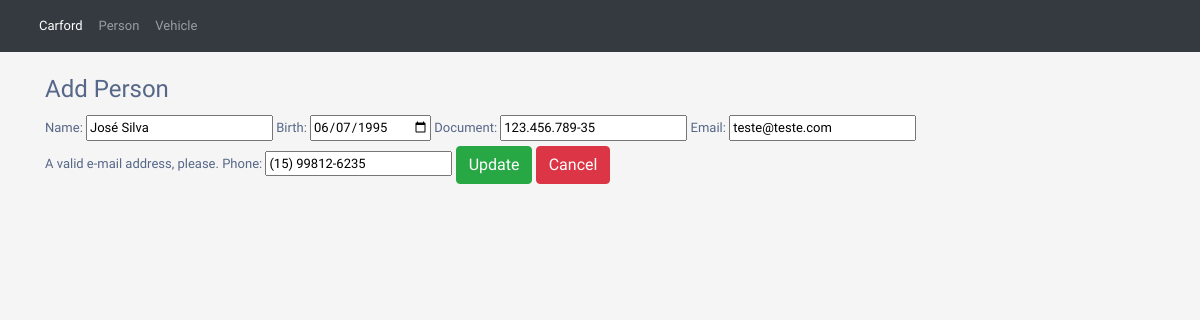
The page /update_person/14 on the database its author committed.
### app/models.py (models this page shows, shortened)
class Person(models.Model):
    name = models.CharField(max_length=200, blank=True, null=True)
    birth = models.DateField(blank=True, null=True)
    document = models.CharField(max_length=15, blank=True, null=True)
    email = models.EmailField(max_length=50, blank=True, null=True)
    phone = models.CharField(max_length=15, blank=True, null=True)
    sale_opportunity = models.BooleanField(default = True)

### app/views.py (the view)
# urls.py: path('update_person/<id>', views.update_person, name='update_person'),
def update_person(request, id, template_name = "update_person.html"):
    context = {}
    obj = get_object_or_404(Person, id = id)
    form = PersonForm(request.POST or None, instance = obj)
    if form.is_valid():
        form.save()
        return redirect("person")
    context["form"] = form
    return render(request, template_name, context)

### app/forms.py
class PersonForm(forms.ModelForm):
    class Meta:
        model = Person
        fields = "__all__"
        exclude = ['sale_opportunity']
    name = forms.CharField(required=True)
    birth = forms.DateField(initial=datetime.date.today, required=True, widget=DateInput)
    document = forms.CharField(required=True)
    email = forms.EmailField(required=True, help_text='A valid e-mail address, please.')
    phone = forms.CharField(required=True)

### templates/update_person.html (shortened to what this page needs)
{% extends "base.html" %}
{% load bootstrap %}
{% block content %}
    <br>
    <div class="container-xl">
        <form method="POST" enctype="multipart/form-data">
            <fieldset>
                <legend>Add Person</legend>
                {{ form|bootstrap }}
                <input type="submit" class="btn btn-success" value="Update">
                <a class="btn btn-danger" href="{% url 'person' %}">Cancel</a>
              </fieldset>
         </form>
    </div>
{% endblock %}

### static/styles/style.css (style rules this page uses)
body { color: #566787; background: #f5f5f5; font-family: 'Varela Round', sans-serif; font-size: 13px; }

### rows shown on the page
Person: name "José Silva", birth "06/07/1995", document "123.456.789-35", email "teste@teste.com", phone "(15) 99812-6235"
